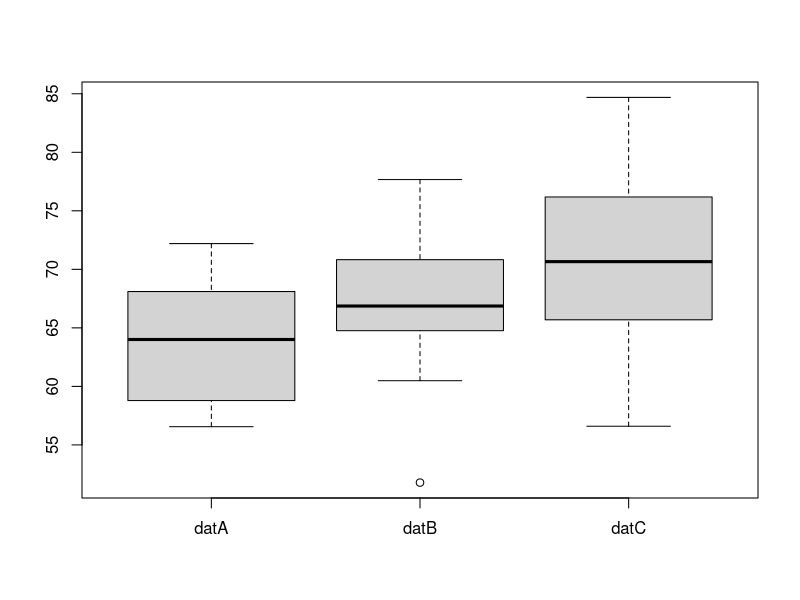

Generate this figure with R: (Note: this script raises an error after producing the figure.)
library(tidyr)
# データ生成
# 要約量
mA<-65
mB<-67
mC<-69
sdA<-6
sdB<-6
sdC<-6

numD<-20

datA<-sort(rnorm(numD, mean=mA, sd=sdA))
datB<-sort(rnorm(numD, mean=mB, sd=sdB))
datC<-sort(rnorm(numD, mean=mC, sd=sdC))

dat<-data.frame(cbind(datA,datB,datC))
boxplot(dat)
anovakun(dat,'sA',3)
write.csv(dat,file='week11_1.csv', row.names = FALSE)

dat<-tidyr::pivot_longer(dat,cols=c('datA','datB','datC'))
anovakun(dat,'As',3)
write.csv(dat,file='week10_1.csv', row.names = FALSE)
